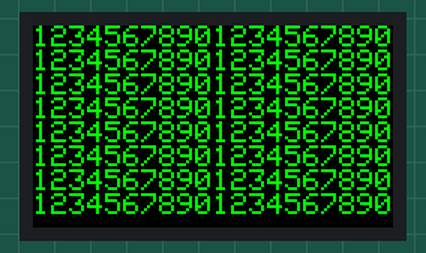
Simulated run of this sketch. Board: ESP32. Parts: 240×135 colour display.

Above: at 0.3 s.

The sketch:

T-DisplayPrintLnExample.ino
```cpp
#include <TFT_eSPI.h>
#include <SPI.h>

TFT_eSPI tft = TFT_eSPI(135, 240); // Invoke custom library

void setup()
{

    tft.init();
    tft.setRotation(3);
    tft.setTextColor(TFT_GREEN);
    tft.setTextDatum(MC_DATUM);
    tft.setTextSize(2);
    tft.fillScreen(TFT_BLACK);
    tft.setCursor(0, 0);
    tft.println("12345678901234567890");
    tft.println("12345678901234567890");
    tft.println("12345678901234567890");
    tft.println("12345678901234567890");
    tft.println("12345678901234567890");
    tft.println("12345678901234567890");
    tft.println("12345678901234567890");
    tft.println("12345678901234567890");
}

void loop()
{

//    delay(1000);
//    tft.fillScreen(TFT_BLACK);
//    delay(1000);

}
```
